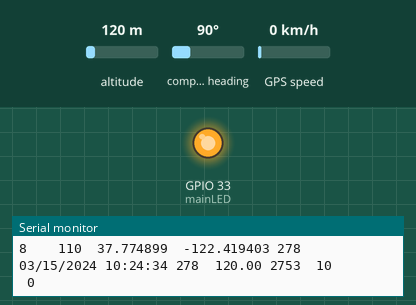
Simulated run of this sketch. Board: ESP32. On the bench: output pins drawn as LEDs (lit = HIGH), the last lines printed to the serial monitor. Inputs (shaded band) come from the test bench; at power-on: altitude 120 m, compass heading 90°, GPS speed 0 km/h. The GPS gets a fix after 3 s at 37.7749, -122.4194 with 8 satellites.

Above: at 4.7 s.
4.8 s: altitude set to 88 m
At 7.0 s:
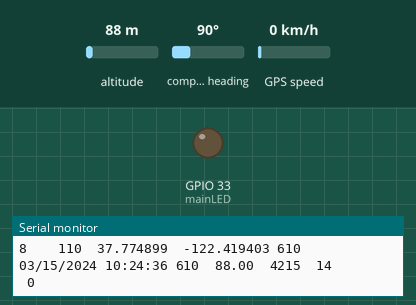
8.3 s: altitude set to 105 m
Timing chart, 0 to 17.8 s (numbered marks = the images above; inputs shaded):
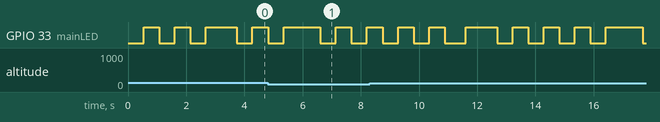

The sketch:

NodeRF.ino
```cpp
#include <TinyGPS++.h>
#include <SPI.h>

static const uint32_t GPSBaud = 9600;
const int buttonPin = 32;     // the number of the pushbutton pin
const int mainLED =  33;
int buttonState = 0;         // variable for reading the pushbutton status
int legendCount = 0;         // variable for reading the pushbutton status

TinyGPSPlus gps;

void setup()
{
  Serial.begin(GPSBaud);
  Serial1.begin(GPSBaud);

  pinMode(mainLED, OUTPUT);     // initialize the LED pin as an output:
  pinMode(buttonPin, INPUT);    // initialize the pushbutton pin as an input:

}

void loop()
{

  // buttonState = digitalRead(buttonPin);   // read the state of the pushbutton value:

  printGPSdata();
  smartDelay(500);
  fixLED();
}


// Print GPS data
static void printGPSdata()
{
  if (legendCount == 10)
  {
    Serial.println(F("Sats HDOP Latitude   Longitude   Fix  Date       Time     Date Alt    Chars Sentences Checksum"));
    Serial.println(F("          (deg)      (deg)       Age                      Age  (m)    RX    RX        Fail"));
    legendCount = 0;
  }
  legendCount++;

  printInt(gps.satellites.value(), gps.satellites.isValid(), 5);
  printInt(gps.hdop.value(), gps.hdop.isValid(), 5);
  printFloat(gps.location.lat(), gps.location.isValid(), 11, 6);
  printFloat(gps.location.lng(), gps.location.isValid(), 12, 6);
  printInt(gps.location.age(), gps.location.isValid(), 5);
  printDateTime(gps.date, gps.time);
  printFloat(gps.altitude.meters(), gps.altitude.isValid(), 7, 2);

  printInt(gps.charsProcessed(), true, 6);
  printInt(gps.sentencesWithFix(), true, 10);
  printInt(gps.failedChecksum(), true, 9);
  Serial.println();
}

// Onboard LED Fix status
static void fixLED()
{
  if (gps.location.isUpdated())
    digitalWrite(mainLED, HIGH);
  else
    digitalWrite(33, !digitalRead(33)); // Turn the LED from off to on, or on to off
}

// This custom version of delay() ensures that the gps object
// is being "fed".
static void smartDelay(unsigned long ms)
{
  unsigned long start = millis();
  do
  {
    while (Serial1.available())
      gps.encode(Serial1.read());
  } while (millis() - start < ms);
}

static void printFloat(float val, bool valid, int len, int prec)
{
  if (!valid)
  {
    while (len-- > 1)
      Serial.print('*');
    Serial.print(' ');
  }
  else
  {
    Serial.print(val, prec);
    int vi = abs((int)val);
    int flen = prec + (val < 0.0 ? 2 : 1); // . and -
    flen += vi >= 1000 ? 4 : vi >= 100 ? 3 : vi >= 10 ? 2 : 1;
    for (int i = flen; i < len; ++i)
      Serial.print(' ');
  }
  smartDelay(0);
}

static void printInt(unsigned long val, bool valid, int len)
{
  char sz[32] = "*****************";
  if (valid)
    sprintf(sz, "%ld", val);
  sz[len] = 0;
  for (int i = strlen(sz); i < len; ++i)
    sz[i] = ' ';
  if (len > 0)
    sz[len - 1] = ' ';
  Serial.print(sz);
  smartDelay(0);
}

static void printDateTime(TinyGPSDate & d, TinyGPSTime & t)
{
  if (!d.isValid())
  {
    Serial.print(F("********** "));
  }
  else
  {
    char sz[32];
    sprintf(sz, "%02d/%02d/%02d ", d.month(), d.day(), d.year());
    Serial.print(sz);
  }

  if (!t.isValid())
  {
    Serial.print(F("******** "));
  }
  else
  {
    char sz[32];
    sprintf(sz, "%02d:%02d:%02d ", t.hour(), t.minute(), t.second());
    Serial.print(sz);
  }

  printInt(d.age(), d.isValid(), 5);
  smartDelay(0);
}

static void printStr(const char *str, int len)
{
  int slen = strlen(str);
  for (int i = 0; i < len; ++i)
    Serial.print(i < slen ? str[i] : ' ');
  smartDelay(0);
}
```
